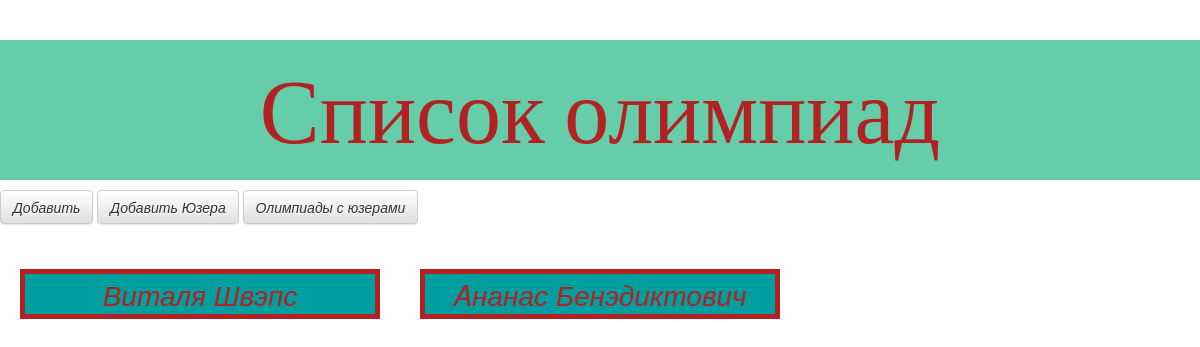
The app's page /users/, older data.
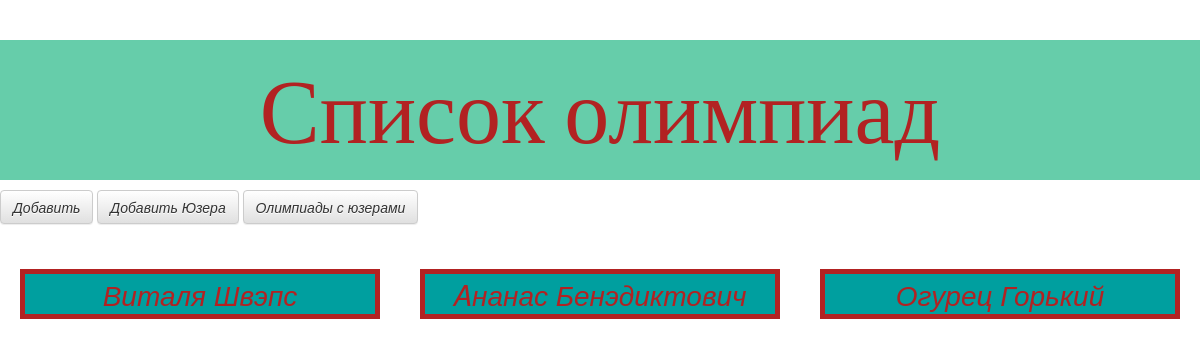
The same page, newer data.
### feed/models.py (models this page shows)
class Trier(models.Model):
    Name = models.CharField(max_length=100)
    LastName = models.CharField(max_length=100)
    SecondName = models.CharField(max_length=100)
    Fomka = models.IntegerField(blank=True,null=True)
    Olympics1 = models.ForeignKey(Olimp, on_delete = models.CASCADE, related_name='First_olimp')
    Olympics2 = models.ForeignKey(Olimp, on_delete = models.CASCADE, related_name='Olympics2')#, on_delete = models.CASCADE, related_name='Second_olimp')
    Olympics3 = models.ForeignKey(Olimp, on_delete = models.CASCADE, related_name='Olympics3')
    def __str__(self):
        return self.Name+' '+self.LastName

### feed/views.py (the view)
# urls.py: path('users/', views.user_lists, name="user_lists"),
def user_lists(request):
    users = Trier.objects.all()
    s=[]
    for trier in users:
        s.append(trier)
    return render(request,'feed/user_lists.html' ,{'s': s})

### feed/templates/feed/user_lists.html (shortened to what this page needs)
{%extends 'feed/base.html'%}
     {%block content%}
    <br>
    <div>
        {%for row in s%}
        <div class='col-xs-12 col-sm-12 col-md-6 col-lg-4'>
            <div class='olimp'>
                <i class="fa fa-shield"><a href='{%url 'user_detail' pk=row.pk%}' alink="#B22222">{{row}}</a></i><br>
            </div>
        <br>
        </div>
        {%endfor%}
    </div>
    {%endblock%}

### feed/templates/feed/base.html (shortened to what this page needs)
{%load static%}
<html>
    <br>
    <head>
        <link rel="stylesheet" href="//maxcdn.bootstrapcdn.com/bootstrap/3.2.0/css/bootstrap.min.css">
        <link rel="stylesheet" href="//maxcdn.bootstrapcdn.com/bootstrap/3.2.0/css/bootstrap-theme.min.css">
        <link rel="stylesheet" href="{% static 'css/olimp.css' %}">
    </head>
    <body>
        <h1><a href='/'>Список олимпиад</h1></a>
        <a class="btn btn-default" href={% url 'olimp_new' %} aria-label="Настройки" title='тебе мало что ли?'>
        <i class="fa fa-cog" aria-hidden="true">Добавить</i></a>
        <a class="btn btn-default" href={% url 'user_new' %} aria-label="Настройки" title='Добавить бездельника'>
        <i class="fa fa-cog" aria-hidden="true">Добавить Юзера</i></a>
        <a class="btn btn-default" href={% url 'user_lists' %} aria-label="Настройки" title='Бездельники'>
        <i class="fa fa-cog" aria-hidden="true">Олимпиады с юзерами</i></a><br>
        <br>
        {%block content%}
        {%endblock%}
    </body>
</html>

### feed/static/css/olimp.css (style rules this page uses)
h1 { color: #DC143C; font-family: 'Lobster'; background-color: #66CDAA; display: flex; justify-content: center; font-size: 90px; line-height: 140px; }
.olimp { color: #B22222; font-size: 28px; border: 5px solid #B22222; background-color: #009F9F; margin: 5px; text-align: center; }
.olimp a { color: #B22222; }
h1 a { color: #B22222; }

Row changes from the older to the newer data that the page shows:
added Trier: Name+LastName "Огурец Горький"
